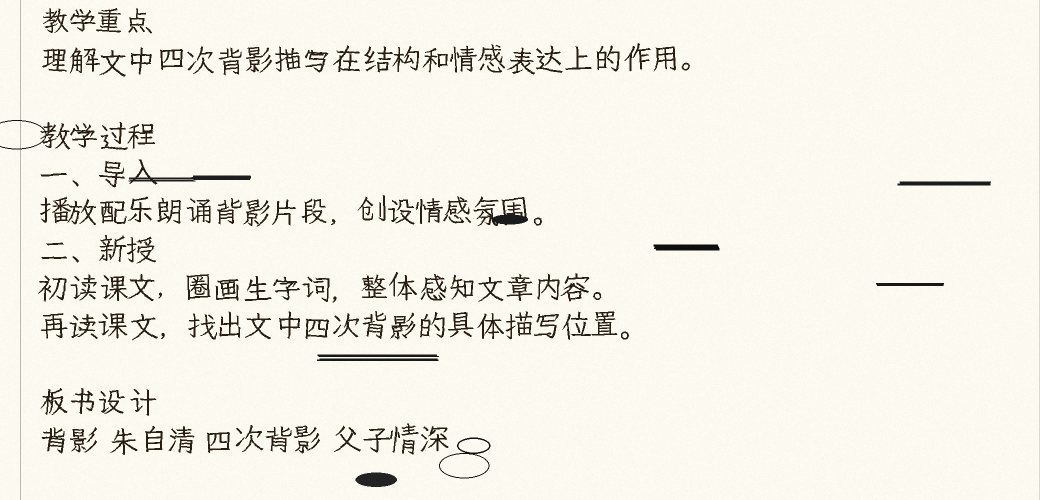
#> input picture debug_scribble.jpg, 2080 x 1000 px (shown at 1/2 size)
$ python -i template_analyzer.py   (imports and definitions only)
#> lines starting #> are read from the running program, lines starting #| are printed output that depends on the picture; after the words box and inside, x2 and y2 are one past the last pixel; in counts of white or black regions, pixels touching at a corner belong together
"""Template analyzer: document scan → GLM writing area detection.

Pipeline:
  1. Document scan: detect page corners → perspective warp → flat document
  2. GLM-4V: identify writing area boundaries and printed text labels
  3. The flat photo IS the template background — no synthetic re-drawing.
"""

import os
import json
import time
import numpy as np
from pathlib import Path
from PIL import Image

try:
    import cv2
    CV2_AVAILABLE = True
except ImportError:
    CV2_AVAILABLE = False

# Load .env early
_ENV_FILE = Path(__file__).parent.parent / ".env"
# [7 lines not run here, left out]

_glm_available = None


def _get_glm():
    global _glm_available
    if _glm_available is None:
        if not os.environ.get("GLM_API_KEY"):
            _glm_available = False
        else:
            try:
                from tools.glm_vision import ask_glm
                _glm_available = ask_glm
            except (SystemExit, ImportError):
                _glm_available = False
    return _glm_available if callable(_glm_available) else None


class TemplateAnalyzer:
    """Scan a photo of a lesson plan notebook and extract its layout.

    The scanned photo becomes the template background. GLM identifies
    the writing area so handright can position text correctly.
    """

    def __init__(self, photo_path: str):
        self.photo_path = photo_path
        self.warnings: list[str] = []
        self._flat_photo: bytes | None = None  # JPEG bytes of scanned image

    def analyze(self) -> dict:
        """Scan document, save flat photo, run GLM, return template config."""
        # 1. Document scan (perspective warp)
        image = cv2.imread(self.photo_path) if CV2_AVAILABLE else None
#> image is the input picture: shape (1000, 2080, 3); mean B, G, R 230.2, 239.3, 242.4
        if image is None:
            return self._glm_only_mode()

        flat = self._scan_document(image)
        if flat is None:
            self.warnings.append("未能检测文档边界，使用原始图像")
            flat = image
        else:
            self.warnings.append("已完成文档透视校正")
            image = flat

        # 2. Save flat image as JPEG bytes (the template background photo)
        success, buf = cv2.imencode(".jpg", image, [cv2.IMWRITE_JPEG_QUALITY, 92])
        if success:
            self._flat_photo = buf.tobytes()

        # 3. Save temp image for GLM-4V
        flat_dir = Path(self.photo_path).parent
        temp_path = str(flat_dir / f"_flat_{int(time.time())}.jpg")
        cv2.imwrite(temp_path, image)

        # 4. GLM analysis (writing area + printed text only)
        glm_result = self._run_glm(temp_path)

        # 5. Cleanup
        if os.path.exists(temp_path):
            try: os.remove(temp_path)
            except Exception: pass

        # 6. Build result
        result = self._build_config(glm_result)
        result["warnings"] = self.warnings
        result["_photo_bytes"] = self._flat_photo
        return result

    def get_photo_bytes(self) -> bytes | None:
        """Return JPEG bytes of the scanned flat image for saving."""
        return self._flat_photo

    # ══════════════════════════════════════════════════
    # Document scanner
    # ══════════════════════════════════════════════════

    def _scan_document(self, image: np.ndarray) -> np.ndarray | None:
        """Detect page corners, apply perspective warp → flat image."""
        h, w = image.shape[:2]
#> h = 1000; w = 2080
        gray = cv2.cvtColor(image, cv2.COLOR_BGR2GRAY)
        blurred = cv2.GaussianBlur(gray, (11, 11), 0)
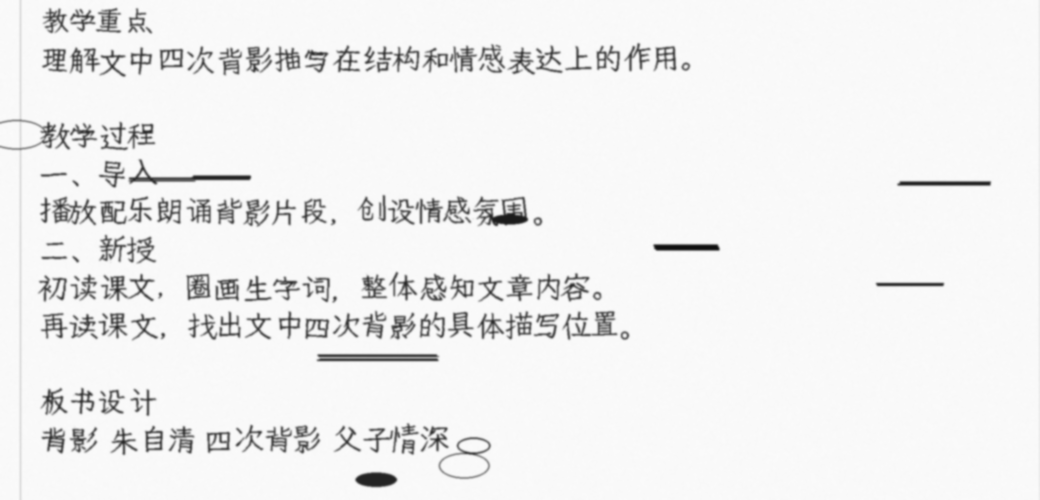
#> blurred: shape (1000, 2080) (shown at 1/2 size); min 14, max 251, mean 239.3
        edges = cv2.Canny(blurred, 20, 60)
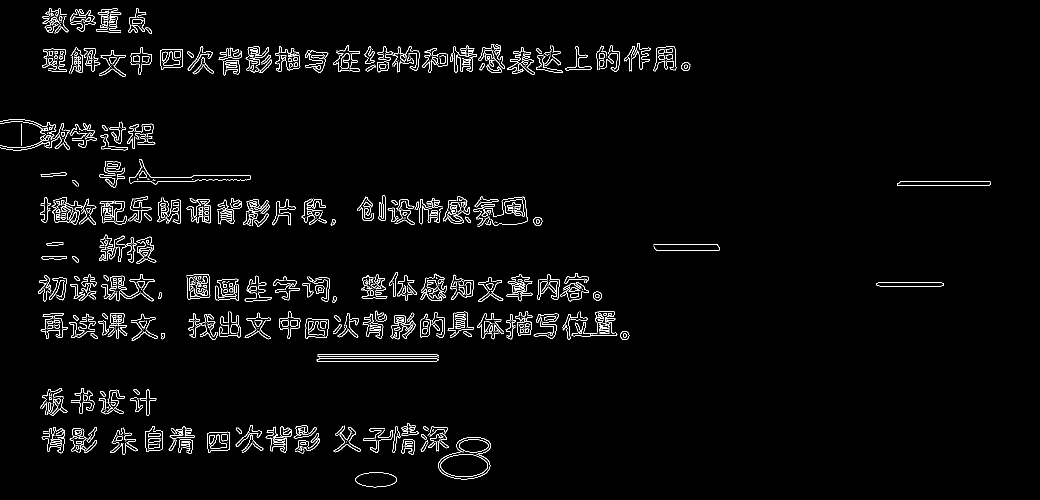
#> edges: shape (1000, 2080) (shown at 1/2 size); 2.5% white in thin lines or dots
        kernel = cv2.getStructuringElement(cv2.MORPH_RECT, (9, 9))
        dilated = cv2.dilate(edges, kernel, iterations=3)
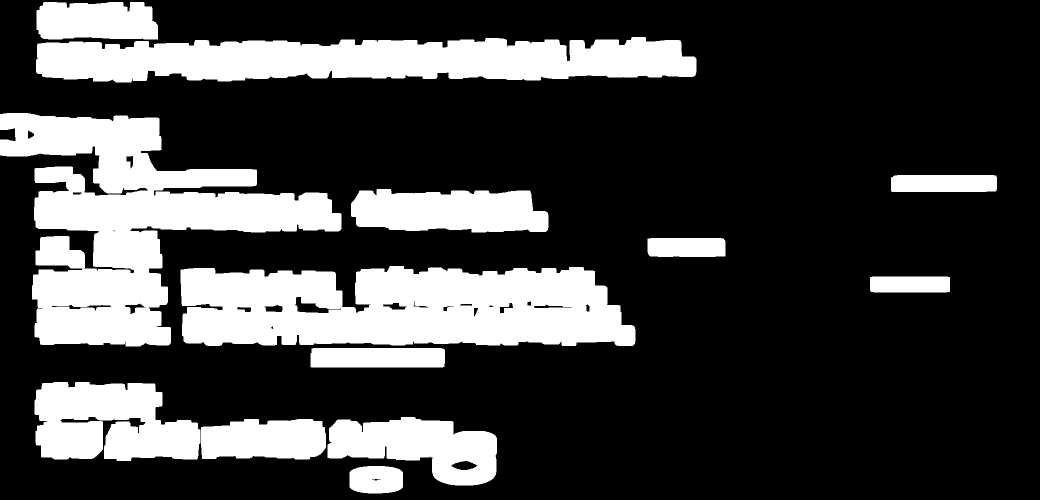
#> dilated: shape (1000, 2080) (shown at 1/2 size); 25.1% white; 13 white regions, largest, box (x1, y1, x2, y2) and area: (0, 226, 683, 693) 139722, (361, 532, 1271, 692) 121648, (72, 74, 1393, 165) 94233
        closed = cv2.erode(dilated, kernel, iterations=1)
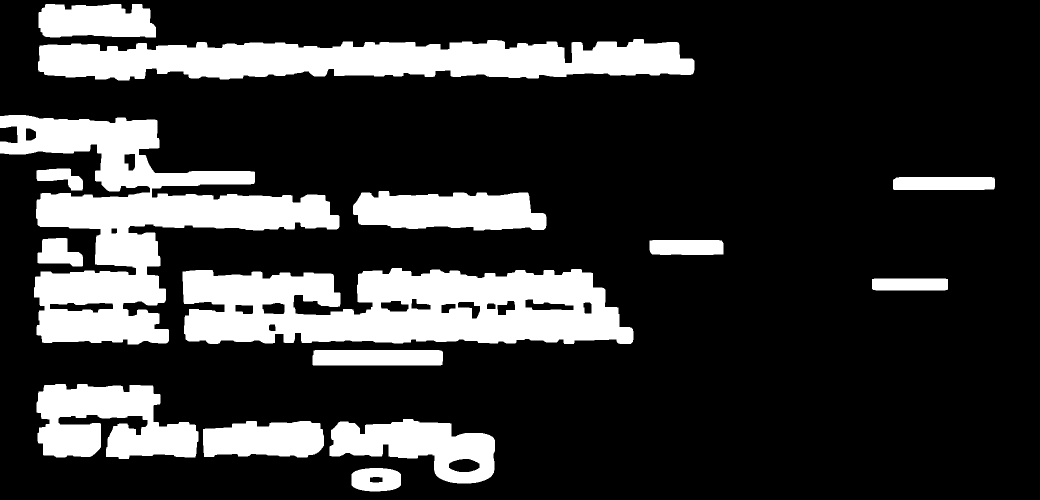
#> closed: shape (1000, 2080) (shown at 1/2 size); 21% white; 15 white regions

        contours, _ = cv2.findContours(closed, cv2.RETR_EXTERNAL, cv2.CHAIN_APPROX_SIMPLE)
#> contours = 15 contours; largest, box (x1, y1, x2, y2) and area: (0, 230, 679, 689) 111532, (365, 536, 1267, 688) 109086, (76, 78, 1389, 161) 78678, (73, 768, 397, 918) 32908, (659, 838, 990, 967) 24818
        best_quad, best_area, img_area = None, 0, w * h
#> best_area = 0; img_area = 2080000

        for cnt in contours:
            area = cv2.contourArea(cnt)
            if area < img_area * 0.20 or area > img_area * 0.98:
                continue
            peri = cv2.arcLength(cnt, True)
            corners = None
            for eps in [0.02, 0.03, 0.04, 0.05, 0.07]:
                approx = cv2.approxPolyDP(cnt, eps * peri, True)
                if len(approx) == 4:
                    corners = approx; break
            if corners is None:
                rect = cv2.minAreaRect(cnt)
                corners = cv2.boxPoints(rect)
                corners = np.intp(corners)
            quad = corners.reshape(-1, 2)
            if len(quad) != 4: continue
            rw = np.linalg.norm(quad[0] - quad[1])
            rh = np.linalg.norm(quad[1] - quad[2])
            if min(rw, rh) < 50: continue
            aspect = max(rw, rh) / min(rw, rh)
            if 0.5 < aspect < 2.5 and area > best_area:
                best_area, best_quad = area, quad
#> this loop made 15 passes
#> area on passes 1 to 12: 3943, 14620, 24818.5, 32908.5, 7756.5, 3452.5, 109086, 4164, 3434.5, 23838.5, 5014.5, 2174.5
#> after the loop, best_area = 0

        if best_quad is None: return None

        pts = self._order_corners(best_quad)
        qw = int((np.linalg.norm(pts[0]-pts[1]) + np.linalg.norm(pts[2]-pts[3])) / 2)
        qh = int((np.linalg.norm(pts[1]-pts[2]) + np.linalg.norm(pts[3]-pts[0])) / 2)

        # Double-page spread → take left half
        if qw / max(1, qh) > 1.3:
            self.warnings.append("检测到双页展开，已提取左半页")
            mid = (pts[1][0] + pts[2][0]) / 2
            pts[1][0], pts[2][0] = mid, mid
            qw //= 2

        target_w = 2480
        target_h = int(target_w * qh / max(1, qw))
        dst = np.float32([[0, 0], [target_w-1, 0], [target_w-1, target_h-1], [0, target_h-1]])
        M = cv2.getPerspectiveTransform(np.float32(pts), dst)
        warped = cv2.warpPerspective(image, M, (target_w, target_h),
                                      borderMode=cv2.BORDER_CONSTANT, borderValue=(255, 255, 255))
        return warped

    # [12 lines left out: function _order_corners, not called in this run]

    # ══════════════════════════════════════════════════
    # GLM-4V: writing area + printed text only
    # ══════════════════════════════════════════════════

    def _run_glm(self, photo_path: str) -> dict:
        ask_glm = _get_glm()
        if ask_glm is None:
            return {"source": "glm_unavailable"}

        prompt = """这是透视校正拉平后的教案本照片(A4: 210×297mm)。

请找出**印刷好的**文字和写作区边界，JSON格式：

{
  "printed_title": "顶部居中印刷的完整标题（没有就null）",
  "printed_fields": ["印刷的填空字段如:第__周、课题：____"],
  "section_labels": ["印刷的栏目标签如:教学反思"],
  "writing_area_left_mm": 数字,
  "writing_area_right_mm": 数字,
  "writing_area_top_mm": 数字,
  "writing_area_bottom_mm": 数字,
  "has_right_divider": true或false,
  "divider_x_mm": 数字
}

规则：
- 印刷文字=宋体/楷体、颜色深、位置固定。手写笔迹忽略。
- writing_area是横线覆盖的可书写区域，从第一条横线到最后一条
- 如果竖线在右边(>150mm)那是反思区分隔线，在中间(<150mm)那是书脊折痕(要忽略)
- divider_x_mm填反思区竖线的位置，has_right_divider填true

只返回JSON。"""

        try:
            result = ask_glm(photo_path, prompt)
            result = result.strip()
            if "```" in result:
                for part in result.split("```")[1:]:
                    part = part.strip()
                    if part.startswith("json"): part = part[4:].strip()
                    if part.startswith("{"):
                        result = part; break
            return json.loads(result)
        except Exception as e:
            return {"source": "glm_error", "error": str(e)}

    # ══════════════════════════════════════════════════
    # Build config from GLM result
    # ══════════════════════════════════════════════════

    def _build_config(self, glm: dict) -> dict:
        glm_ok = isinstance(glm, dict) and glm.get("source") not in ("glm_unavailable", "glm_error")

        # Writing area — validate GLM values, use defaults if unreasonable
        wa = {"x_mm": 25, "y_mm": 40, "width_mm": 160, "height_mm": 230}
        if glm_ok:
            gl_x = glm.get("writing_area_left_mm", 25)
            gl_y = glm.get("writing_area_top_mm", 40)
            gl_r = glm.get("writing_area_right_mm", 185)
            gl_b = glm.get("writing_area_bottom_mm", 270)
            gl_w = gl_r - gl_x
            gl_h = gl_b - gl_y

            # Reject obviously wrong values (width < 80mm or height < 120mm,
            # or left > 100mm, or top > 150mm)
            if (gl_w >= 80 and gl_h >= 120 and gl_x < 100 and gl_y < 150):
                wa = {"x_mm": gl_x, "y_mm": gl_y,
                      "width_mm": gl_w, "height_mm": gl_h}
            else:
                self.warnings.append(
                    f"GLM写作区坐标异常(w={gl_w}mm,h={gl_h}mm,x={gl_x},y={gl_y})，使用默认值")

        # Divider
        divider = {"exists": False, "x_mm": None}
        if glm_ok:
            has_div = glm.get("has_right_divider", False)
            div_x = glm.get("divider_x_mm")
            if has_div and div_x and div_x > 150:
                divider = {"exists": True, "x_mm": div_x}

        # Printed text
        title = ""
        fields: list[str] = []
        section_labels: list[str] = []
        if glm_ok:
            title = glm.get("printed_title") or ""
            fields = glm.get("printed_fields") or []
            section_labels = glm.get("section_labels") or []
        preprinted = [{"text": t, "position": "top-left"}
                      for t in fields + section_labels]

        header = {"exists": bool(title or fields), "fields": []}
        if title:
            header["fields"].append(title)
        header["fields"].extend(fields)

        # Reflection
        reflection = {"exists": False}
        if divider["exists"]:
            refl_label = "教学反思"
            for s in section_labels:
                if "反思" in s:
                    refl_label = s; break
            reflection = {"exists": True, "label": refl_label,
                          "x_mm": divider["x_mm"],
                          "width_mm": 210 - (divider["x_mm"] or 175) - 18}

        # Margins derived from writing area
        margins = {
            "top_mm": wa["y_mm"],
            "bottom_mm": 297 - wa["y_mm"] - wa["height_mm"],
            "left_mm": wa["x_mm"],
            "right_mm": 210 - wa["x_mm"] - wa["width_mm"],
        }

        return {
            "page": {"width_mm": 210, "height_mm": 297,
                     "paper_color": "white", "paper_rgb": [255, 255, 255]},
            "margins": margins,
            "writing_area": wa,
            "ruling": {"line_count": 0, "line_spacing_mm": None,
                       "style": "solid", "color": "gray",
                       "color_rgb": [100, 95, 85]},
            "vertical_divider": {
                "exists": divider["exists"],
                "x_mm": divider.get("x_mm"),
                "style": "solid", "color": "gray",
                "color_rgb": [100, 95, 85],
            },
            "reflection_zone": reflection,
            "header": header,
            "preprinted_text": preprinted,
            "source": "opencv+glm" if glm_ok else "scan_only",
        }

    # ══════════════════════════════════════════════════
    # Fallback: no OpenCV → use GLM on original photo
    # ══════════════════════════════════════════════════

    # [42 lines left out: function _glm_only_mode, not called in this run]

>>> result = TemplateAnalyzer('../debug_scribble.jpg').analyze()
#> result = 11 items
